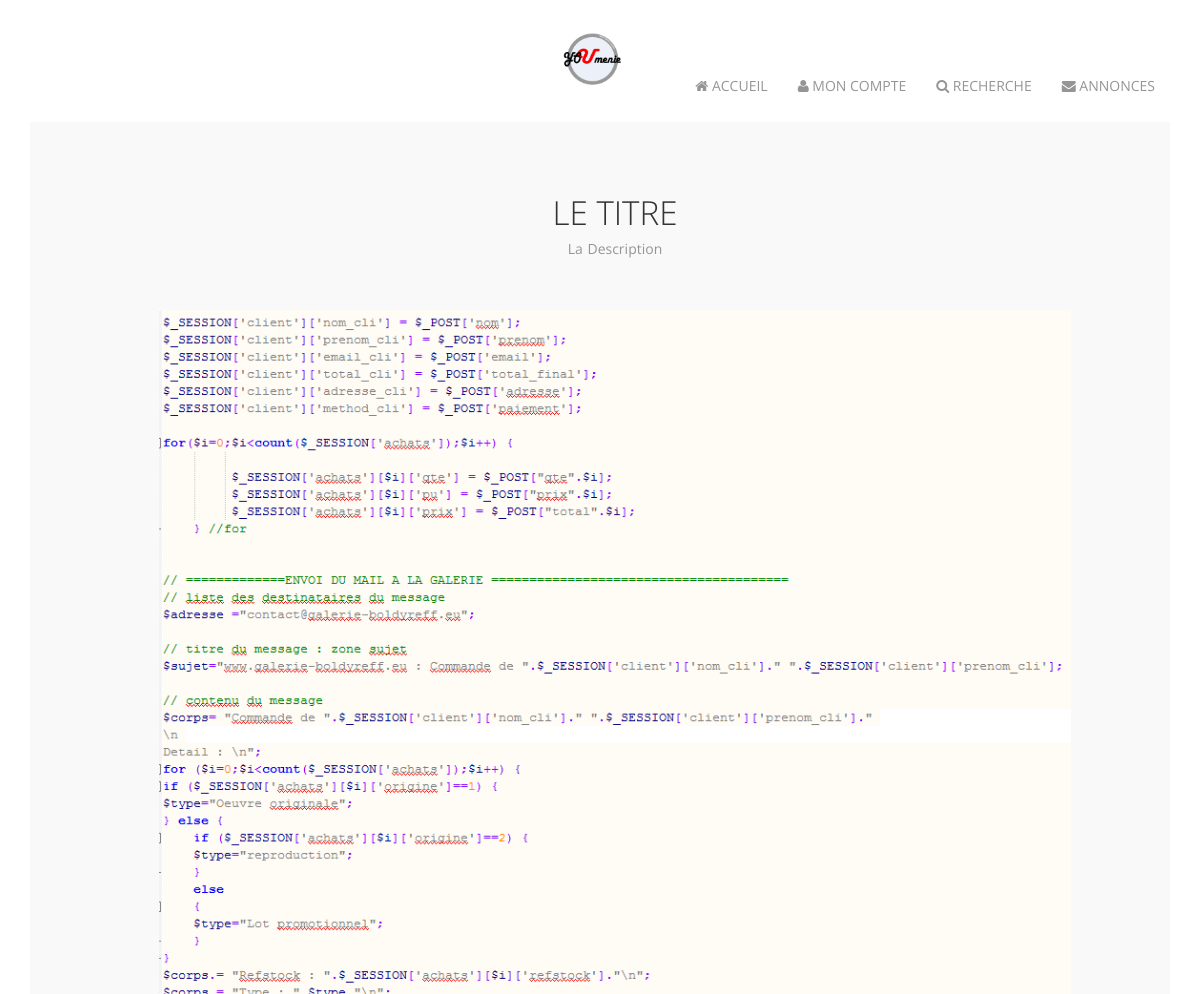
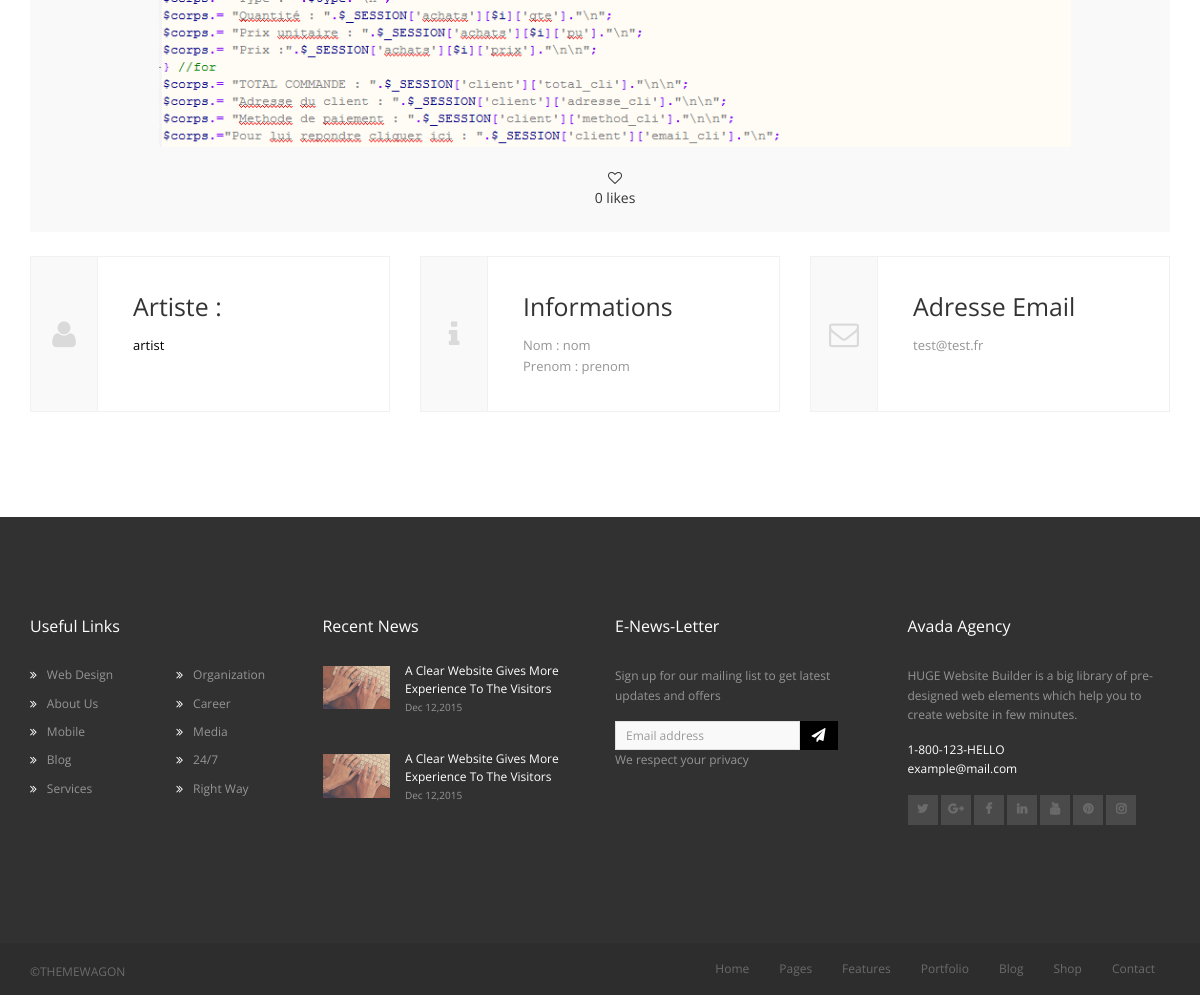
/artiste/oeuvre.php?ID=2, run on the app's committed database (2 pictures, top to bottom).
### tables this page shows
CREATE TABLE IF NOT EXISTS `oeuvres` (
  `id` int(11) NOT NULL AUTO_INCREMENT,
  `type` varchar(50) NOT NULL,
  `titre` varchar(255) NOT NULL,
  `description` varchar(255) NOT NULL,
  `user` varchar(255) NOT NULL,
  `fichier` varchar(255) NOT NULL,
  `icone` varchar(255) NOT NULL,
  `genre` varchar(255) NOT NULL,
  `likes` int(11) NOT NULL,
  PRIMARY KEY (`id`)
);

CREATE TABLE IF NOT EXISTS `user_artist` (
  `id` int(11) NOT NULL AUTO_INCREMENT,
  `login` varchar(255) NOT NULL,
  `mdp` varchar(255) NOT NULL,
  `email` varchar(255) NOT NULL,
  `nom` varchar(255) NOT NULL,
  `prenom` varchar(255) NOT NULL,
  `age` int(11) NOT NULL,
  `biographie` text NOT NULL,
  PRIMARY KEY (`id`)
);

### artiste/oeuvre.php (the view, shortened to what this page needs)
<?php
$req_info_artist='select * from oeuvres where id="'.$_GET['ID'].'"';
$resultat_info_artist = mysql_query($req_info_artist);
$info_artist = mysql_fetch_array($resultat_info_artist);
$req_info='select * from user_artist where login="'.$info_artist['user'].'"';
$resultat_info = mysql_query($req_info);
$info = mysql_fetch_array($resultat_info);
?>
<!DOCTYPE html>
<html class="no-js">
    <head>
        <link rel="stylesheet" href="../assets/css/bootstrap.min.css">
        <link rel="stylesheet" href="../assets/css/font-awesome.min.css">
        <link rel="stylesheet" href="../assets/css/animate.css">
        <link rel="stylesheet" href="../assets/css/owl.carousel.css">
        <link rel="stylesheet" href="../assets/css/owl.theme.css">
        <link rel="stylesheet" href="../assets/css/style.css">
<link rel="stylesheet" href="../assets/css/magnific-popup.css">
    </head>
    <body>
        <div id="home-page">
		   <?php include "header.php"; ?>
            <div class="main-content">
                <div class="container">
                <section class="bg-light-gray">
                    <div class="container">
                        <div class="headline text-center">
                            <div class="row">
                                <div class="col-md-6 col-md-offset-3">
                                    <h2 class="section-title"><?php echo $info_artist['titre']; ?></h2>
                                    <p class="section-sub-title">
                                        <?php echo $info_artist['description']; ?>
                                    </p>
                                </div>
                            </div>
                        </div>
						<div class="text-center">
                        <?php
						if($info_artist['type']!="Textes")
						{
							?>
						<a class="image-popup-vertical-fit" href="<?php echo $info_artist['icone']; ?>" title="<< <?php echo $info_artist['titre']; ?> >> de <b><?php echo $info["login"]; ?></b>">
                            <img src="<?php echo $info_artist['icone']; ?>" width="80%" />
                        </a>
						<?php
						}else echo $info_artist['fichier'];
						?>
						<br><br>
						<span class="like">
						<div id='divlike'>
						<?php if(isset($_SESSION["login_artist"]))
{ if(!$like[0])
						{
											echo "<button><i class='fa fa-heart-o'></i></button><br>";
}else echo "<button><i class='fa fa-heart'></i></button><br>"; }else echo "<i class='fa fa-heart-o'></i><br>";  ?>
							<?php echo $info_artist['likes'];
								  echo " likes";?>
						</div>
						</span>
						</div>
                        </div>
                 </section>
                    <section class="contact-address bg-white">
                        <div class="row">
                            <div class="col-md-4 col-xs-12">
                                <div class="address-info">
                                    <div class="row">
                                        <div class="col-md-3 col-xs-3">
                                            <div class="address-info-icon text-center center-block bg-light-gray">
											<i class="fa fa-user" aria-hidden="true"></i>
                                            </div>
                                        </div>
                                        <div class="col-md-9 col-xs-9 address-info-desc">
                                            <h3>Artiste :</h3>
                                            <p><a href="artiste.php?ID=<?php echo $info["id"];?>" >
                                                <?php
															echo $info["login"];
													 ?>
													 </a>
                                            </p>
                                        </div>
                                    </div>
                                </div>
                            </div>
                            <div class="col-md-4 col-xs-12">
                                <div class="address-info">
                                    <div class="row">
                                        <div class="col-md-3 col-xs-3">
                                            <div class="address-info-icon text-center center-block bg-light-gray">
                                                <i class="fa fa-info" aria-hidden="true"></i>
                                            </div>
                                        </div>
                                        <div class="col-md-9 col-xs-9 address-info-desc">
                                            <h3>Informations </h3>
                                            <p>
                                                Nom : <?php echo $info["nom"]; ?>
                                                <br/>
                                                Prenom : <?php echo $info["prenom"]; ?>
                                            </p>
                                        </div>
                                    </div>
                                </div>
                            </div>
                            <div class="col-md-4 col-xs-12">
                                <div class="address-info">
                                    <div class="row">
                                        <div class="col-md-3 col-xs-3">
                                            <div class="address-info-icon text-center center-block bg-light-gray">
                                                <i class="fa fa-envelope-o"></i>
                                            </div>
                                        </div>
                                        <div class="col-md-9 col-xs-9 address-info-desc">
                                            <h3>Adresse Email</h3>
                                            <p>
                                                <?php echo $info["email"]; ?>
                                            </p>
                                        </div>
                                    </div>
                                </div>
                            </div>
                        </div>
                    </section>
                        </div>
                    </div>
				<br>
				<br><br>
                </div>
            <?php include "footer.php"; ?>
    </body>
</html>

### assets/css/style.css (style rules this page uses)
body { background-color: white; font-family: 'Open Sans', sans-serif;; font-weight: 400; line-height: 1.45; color: #333; }
html { font-size: 0.813em; }
h1, h2, h3, h4 { margin: 1.414em 0 0.5em; font-weight: inherit; line-height: 1.2; }
h2 { font-size: 2.369em; font-weight: 300; }
h3 { font-size: 1.777em; }
p { color: #969595; line-height: 1.62em; margin-bottom: 1.3em; }
a { color: #000; }
.bg-light-gray { background-color: #f9f9f9; }
.bg-white { background-color: #ffffff; }
.section-title { margin-bottom: 5px; text-transform: uppercase; }
.section-sub-title { color: #969595; margin-bottom: 0px; text-transform: capitalize; word-spacing: 1px; }
section { padding: 1.7129em 0; }
.headline { margin-bottom: 50px; }
.contact-address { margin: 0px; }
.contact-address .address-info { border: 1px solid #f1f1f1; margin-bottom: 20px; padding: 0px; }
.contact-address .address-info .address-info-icon { background-color: #f9f9f9; border-right: 1px solid #f1f1f1; }
.contact-address .address-info .address-info-icon i { position: relative; padding: 62px 0px; font-size: 30px; color: #dadada; }
.contact-address .address-info .address-info-desc { padding: 0px 0px 16px 20px; }
.contact-address .address-info .address-info-desc p { font-size: 13px; }

### data on the page
oeuvres: titre "LE TITRE", description "La Description", icone (picture), likes "0"
user_artist: login "artist", nom "nom", prenom "prenom", email "test@test.fr"
